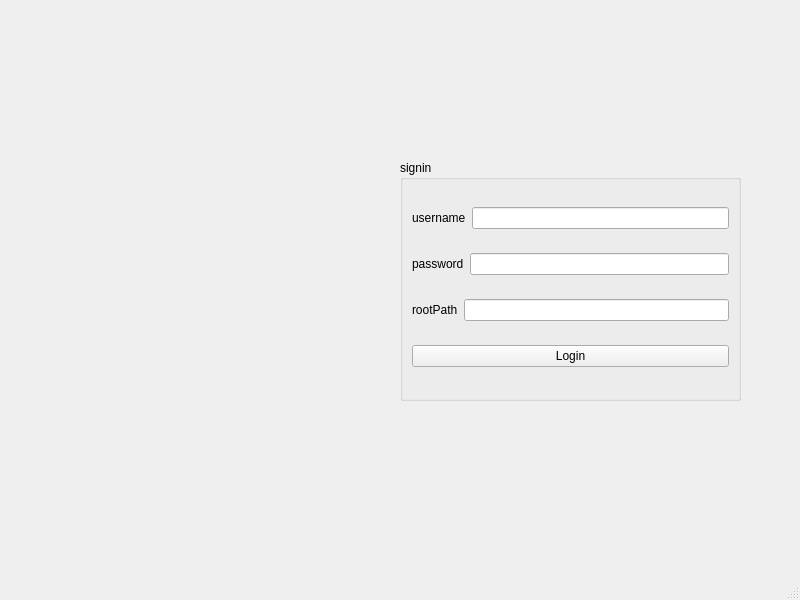
<?xml version="1.0" encoding="UTF-8"?>
<ui version="4.0">
 <class>MainWindow</class>
 <widget class="QMainWindow" name="MainWindow">
  <property name="geometry">
   <rect>
    <x>0</x>
    <y>0</y>
    <width>800</width>
    <height>600</height>
   </rect>
  </property>
  <property name="windowTitle">
   <string>MainWindow</string>
  </property>
  <widget class="QWidget" name="centralwidget">
   <widget class="QGroupBox" name="groupBox">
    <property name="geometry">
     <rect>
      <x>400</x>
      <y>160</y>
      <width>341</width>
      <height>241</height>
     </rect>
    </property>
    <property name="title">
     <string>signin</string>
    </property>
    <layout class="QVBoxLayout" name="verticalLayout">
     <item>
      <layout class="QHBoxLayout" name="horizontalLayout">
       <item>
        <widget class="QLabel" name="label">
         <property name="text">
          <string>username</string>
         </property>
        </widget>
       </item>
       <item>
        <widget class="QLineEdit" name="lineEdit_username"/>
       </item>
      </layout>
     </item>
     <item>
      <layout class="QHBoxLayout" name="horizontalLayout_2">
       <item>
        <widget class="QLabel" name="label_2">
         <property name="text">
          <string>password</string>
         </property>
        </widget>
       </item>
       <item>
        <widget class="QLineEdit" name="lineEdit_password">
         <property name="echoMode">
          <enum>QLineEdit::Password</enum>
         </property>
        </widget>
       </item>
      </layout>
     </item>
     <item>
      <layout class="QHBoxLayout" name="horizontalLayout_4">
       <item>
        <widget class="QLabel" name="label_3">
         <property name="text">
          <string>rootPath</string>
         </property>
        </widget>
       </item>
       <item>
        <widget class="QLineEdit" name="rootpath"/>
       </item>
      </layout>
     </item>
     <item>
      <widget class="QPushButton" name="pushButton_Login">
       <property name="text">
        <string>Login</string>
       </property>
      </widget>
     </item>
    </layout>
   </widget>
   <widget class="QLabel" name="label_pic">
    <property name="geometry">
     <rect>
      <x>80</x>
      <y>160</y>
      <width>321</width>
      <height>271</height>
     </rect>
    </property>
    <property name="text">
     <string/>
    </property>
    <property name="pixmap">
     <pixmap>login.jpg</pixmap>
    </property>
   </widget>
  </widget>
  <widget class="QMenuBar" name="menubar">
   <property name="geometry">
    <rect>
     <x>0</x>
     <y>0</y>
     <width>800</width>
     <height>21</height>
    </rect>
   </property>
  </widget>
  <widget class="QStatusBar" name="statusbar"/>
 </widget>
 <resources/>
 <connections/>
</ui>
